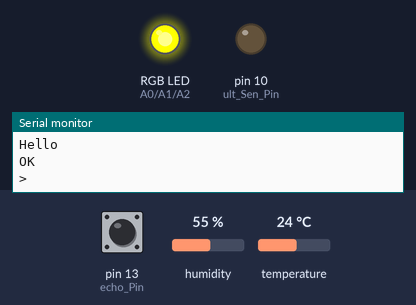
Bench run of a sketch on a simulated Arduino Uno, built with avr-gcc and run on an emulated ATmega328P. Parts: an RGB LED mixed from three pins (HIGH = lit), output pins drawn as LEDs (lit = HIGH), the last lines printed to the serial monitor. Inputs (shaded band) come from the test bench; at power-on: pin 13 (echo_Pin) LOW, humidity 55 %, temperature 24 °C. The modem accepts every AT command (registered, SIM ready, sends succeed) and sends nothing else; pins used as bus, display or sensor lines are not drawn.

Above: at 0.1 s.
At 1.2 s:
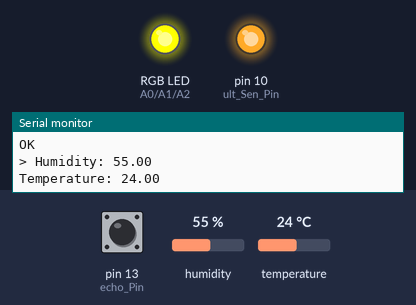
1.3 s: pin 13 (echo_Pin) pulsed HIGH 2 times (0.12 s each, 0.3 s apart)
At 1.8 s:
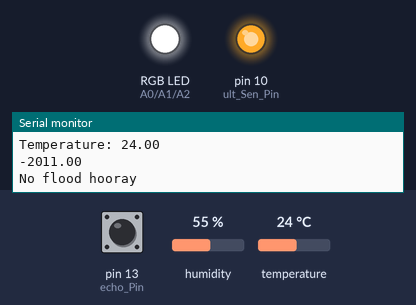
Timing chart, 0 to 4.3 s (numbered marks = the images above; inputs shaded):
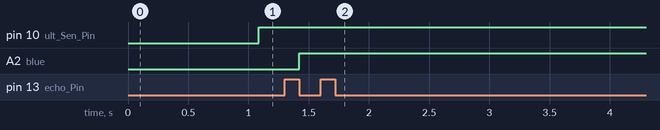

The sketch:

Solare_Code.ino
```cpp
//#include <MKRGSM.h>
#include <SoftwareSerial.h>
#include <DHT11.h>


//Assign pin numbers to variables for convenience of calling it in functions
const byte echo_Pin = 13;
const byte trig_Pin = 12;
DHT11 dht11(11);
const byte ult_Sen_Pin = 10;
const byte siren_Severity_1 = 9;
const byte siren_Severity_2 = 8;
const byte siren_Severity_3 = 7;
const byte red = A0;
const byte green = A1;
const byte blue = A2;
SoftwareSerial gsmMod(3, 2);

//Assign variables constants for use in computations
const int flood_Level_1 = 6; //Distance between water and ultsen to determine flood level
const int flood_Level_2 = 12; //Distance between water and ultsen to determine flood level
const int flood_Level_3 = 18; //Distance between water and ultsen to determine flood level
const float sound_Speed = 0.0343; //Initialize for use in get_Distance() function
const int starting_Height_Of_Ultsen = 47; //Change to however high the ultsen is from the ground when final testing (centimeters because *NO ONE LIKES IMPERIAL*)
const float normal_Humidity = 90; //This variable is what we will compare the relative humidity to, to determine if it is raining
const float normal_Temperature = 35; //This variable is what we will compare the relative temp to, to determine if it is raining
const String test_Number = "+63949849358"; //Phone number ni Mika; For debugging purposes; I take it back this was left unused

float water_Level; //Initialize for use when checking flood severity
float pulse_Delay; //Initialize for use in get_Water_Level() function
float distance; //Initialize for use in get_Distance() function
float humidity; //Initialize for use in get_Humidity() function
float temperature; //Initialize for use in get_Temperature() function
char flood_Message_Light[] = "The flood is 4in deep. Please stay alert for evacuation";
char flood_Message_Moderate[] = "The flood is 8in deep. Please stay alert for evacuation";
char flood_Message_Severe[] = "The flood is 8in deep. Please evacuate";

//Variables used for logic and functions
bool rain = false; //This variable is the placeholder for the condition when the device will assume its raining and start running the flood level detection processes
//Basically, "if raining then check if flooding"
int flood_Severity = 0;


void setup () {

  pinMode(ult_Sen_Pin, OUTPUT);
  pinMode(echo_Pin, INPUT);
  pinMode(trig_Pin, OUTPUT);
  pinMode(red, OUTPUT);
  pinMode(green, OUTPUT);
  pinMode(blue, OUTPUT);
  Serial.begin(9600);
  Serial.print("Hello");
  gsmMod.begin(9600);
  rgb(255, 135, 0);

  gsmMod.println("AT+CMGF=1"); // Configuring TEXT mode
  gsmMod.println("AT+CMGS=\"+63949849358\"");//change ZZ with country code and xxxxxxxxxxx with phone number to sms
  updateSerial();
}

void loop () {


  get_Humidity(); //Get humidity

  if (rain) {
    digitalWrite(ult_Sen_Pin, HIGH);
    get_Water_Level(50); //Get water level by computing for the distance between ultrasonic sensor and the water level
    if (water_Level >= flood_Level_3) {
    flood_Severity = 3;
  } else if (water_Level >= flood_Level_2) {
    flood_Severity = 2;
  } else if (water_Level >= flood_Level_1) {
    flood_Severity = 1;
  } else {
    flood_Severity = 0;
  }
  } else {
    digitalWrite(ult_Sen_Pin, LOW);
    flood_Severity = 0;
  }


  switch (flood_Severity) {

    //Uncomment send_SMS functions when doing final testing
    case 0:
      Serial.println("No flood hooray");
      play_Siren(0, 0);
      rgb(255, 255, 255); //Turn LEDs to white to indicate no flood
    break;

    case 1:
      //send_SMS(test_Number, flood_Message_Light);
      play_Siren(1, 30000);
      Serial.println("Level 1 Flood");
      rgb(0, 255, 0); //Turn RGB LEDs to green
    break;

    case 2:
      //send_SMS(test_Number, flood_Message_Moderate);
      play_Siren(2, 60000);
      Serial.println("Level 2 Flood");
      rgb(255, 135, 0); //Turn RGB LEDs to orange
    break;

    case 3:
      //send_SMS(test_Number, flood_Message_Severe);
      play_Siren(2, 60000);
      Serial.println("Level 3 Flood");
      rgb(255, 0, 0); //Turn RGB LEDs to red
    break;

    default:
      play_Siren(0, 0);
    break;
  }

}

void get_Water_Level(int pulse_Length) {

  digitalWrite(trig_Pin, LOW); //Initialize trigger pin
  delay(50); //Delay for accuracy
  digitalWrite(trig_Pin, HIGH); //Begin sending pulse
  delay(pulse_Length); //Increase length of pulse for accurate readings
  digitalWrite(trig_Pin, LOW); //Stop sending pulse

  pulse_Delay = (pulseIn(echo_Pin, HIGH))/2; //Get the time it took for the pulse to get from the ultrasonic sensor to object
  distance = (pulse_Delay)*sound_Speed; //Compute for distance using formula speed*time

  water_Level = (starting_Height_Of_Ultsen - distance);
  Serial.println(water_Level);
}

void get_Humidity() {

  humidity = dht11.readHumidity(); //Get humidity
  temperature = dht11.readTemperature(); //Get temperature

  if (humidity >= normal_Humidity && temperature <= normal_Temperature) {  //When debugging change to or instead of and
    rain = true;
  } else {
    rain = false;
  }
  Serial.print("Humidity: ");
  Serial.println(humidity);
  Serial.print("Temperature: ");
  Serial.println(temperature);
  rain = true; //Comment/remove this code when doing field/final testing
}

void send_SMS(String recipient_Num, String message) {
  gsmMod.println("AT+CMGF=1"); // Configuring TEXT mode
  updateSerial();
  gsmMod.println("AT+CMGS=\"+63949849358\"");//defaults to ash' phone number (sorry in advance for spam)
  updateSerial();
  gsmMod.print(message); //text content
  updateSerial();
  gsmMod.write(26);
}

void rgb(int red_Val, int green_Val, int blue_Val ) {
  analogWrite(red, red_Val);
  analogWrite(green, green_Val);
  analogWrite(blue, blue_Val);
}

void updateSerial()
{
  //delay(500); //Comment line of code when debugging
  while (Serial.available())
  {
    gsmMod.write(Serial.read());//Forward what Serial received to Software Serial Port
  }
  while(gsmMod.available())
  {
    Serial.write(gsmMod.read());//Forward what Software Serial received to Serial Port
  }
}

void play_Siren(int severity, int length) {

  switch (severity){

    case 0:
      digitalWrite(siren_Severity_1, LOW);
      digitalWrite(siren_Severity_2, LOW);
      digitalWrite(siren_Severity_3, LOW);
    break;

    case 1:
      digitalWrite(siren_Severity_1, HIGH);
      delay(length);
      digitalWrite(siren_Severity_1, LOW);
    break;

    case 2:
      digitalWrite(siren_Severity_2, HIGH);
      digitalWrite(siren_Severity_2, LOW);
      delay(length);
      digitalWrite(siren_Severity_2, HIGH);
      digitalWrite(siren_Severity_2, LOW);
    break;

    case 3:
      digitalWrite(siren_Severity_3, HIGH);
      digitalWrite(siren_Severity_3, LOW);
      delay(length);
      digitalWrite(siren_Severity_3, HIGH);
      digitalWrite(siren_Severity_3, LOW);
    break;
  }

}


/*
  _   _       _         _
 | \ | |     | |       | |
 |  \| | _ | |_ _  | |_ _
 | . ` |/ _ \| __/ _ \ | __/ _ \
 | |\  | () | ||  __/ | || () |
 |_| \_|\___/ \__\___|  \__\___/
   __       _                        _
  / _|     | |                      | |
 | |_ _   | | _   _ _ _ __    _| | ____   __
 |  _| | | | __| | | | '__/ _ \  / _` |/ _ \ \ / /
 | | | |_| | |_| |_| | | |  __/ | (_| |  __/\ V /
 |_|  \__,_|\__|\__,_|_|  \___|  \__,_|\___| \_/


some essential functions:

GSM gsmAccess - base class for all GSM functions.
GSM_SMS sms - base class for all GSM functions for SMS.
gsmAccess.begin(pin) - connects to the GSM network with the pin number as a parameter, e.g. 0123.
sms.beginSMS(number); - creates an SMS for a specific number.
sms.print(message); - prints the content of the SMS.
sms.endSMS() - sends the SMS.
*/
```

Measured:
- after the input at 1.3 s, A2 (blue): LOW → HIGH after 0.12 s
